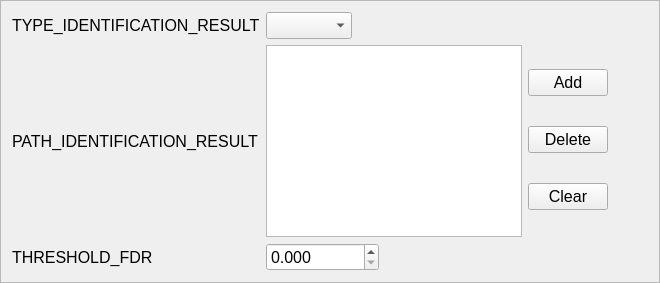
             <widget class="QFrame" name="frame_4">
              <property name="sizePolicy">
               <sizepolicy hsizetype="Minimum" vsizetype="Fixed">
                <horstretch>0</horstretch>
                <verstretch>0</verstretch>
               </sizepolicy>
              </property>
              <property name="font">
               <font>
                <pointsize>12</pointsize>
                <weight>50</weight>
                <bold>false</bold>
               </font>
              </property>
              <property name="frameShape">
               <enum>QFrame::StyledPanel</enum>
              </property>
              <property name="frameShadow">
               <enum>QFrame::Raised</enum>
              </property>
              <layout class="QGridLayout" name="gridLayout_5">
               <item row="0" column="0">
                <layout class="QGridLayout" name="gridLayout_6">
                 <item row="11" column="0">
                  <widget class="QLabel" name="lbl_idr_PIR">
                   <property name="text">
                    <string>PATH_IDENTIFICATION_RESULT</string>
                   </property>
                   <property name="alignment">
                    <set>Qt::AlignLeading|Qt::AlignLeft|Qt::AlignVCenter</set>
                   </property>
                  </widget>
                 </item>
                 <item row="12" column="0">
                  <widget class="QLabel" name="lbl_idr_TF">
                   <property name="text">
                    <string>THRESHOLD_FDR</string>
                   </property>
                   <property name="alignment">
                    <set>Qt::AlignLeading|Qt::AlignLeft|Qt::AlignVCenter</set>
                   </property>
                  </widget>
                 </item>
                 <item row="11" column="2">
                  <layout class="QVBoxLayout" name="verticalLayout_2">
                   <item>
                    <widget class="QPushButton" name="btn_idr_PIR_add">
                     <property name="sizePolicy">
                      <sizepolicy hsizetype="Fixed" vsizetype="Fixed">
                       <horstretch>0</horstretch>
                       <verstretch>0</verstretch>
                      </sizepolicy>
                     </property>
                     <property name="text">
                      <string>Add</string>
                     </property>
                    </widget>
                   </item>
                   <item>
                    <widget class="QPushButton" name="btn_idr_PIR_delete">
                     <property name="sizePolicy">
                      <sizepolicy hsizetype="Fixed" vsizetype="Fixed">
                       <horstretch>0</horstretch>
                       <verstretch>0</verstretch>
                      </sizepolicy>
                     </property>
                     <property name="text">
                      <string>Delete</string>
                     </property>
                    </widget>
                   </item>
                   <item>
                    <widget class="QPushButton" name="btn_idr_PIR_clear">
                     <property name="sizePolicy">
                      <sizepolicy hsizetype="Fixed" vsizetype="Fixed">
                       <horstretch>0</horstretch>
                       <verstretch>0</verstretch>
                      </sizepolicy>
                     </property>
                     <property name="text">
                      <string>Clear</string>
                     </property>
                    </widget>
                   </item>
                  </layout>
                 </item>
                 <item row="4" column="1">
                  <widget class="QComboBox" name="cbox_idr_TIR">
                   <property name="sizePolicy">
                    <sizepolicy hsizetype="Fixed" vsizetype="Fixed">
                     <horstretch>0</horstretch>
                     <verstretch>0</verstretch>
                    </sizepolicy>
                   </property>
                  </widget>
                 </item>
                 <item row="11" column="1">
                  <widget class="QListWidget" name="list_idr_PIR">
                   <property name="sizePolicy">
                    <sizepolicy hsizetype="Expanding" vsizetype="MinimumExpanding">
                     <horstretch>0</horstretch>
                     <verstretch>0</verstretch>
                    </sizepolicy>
                   </property>
                   <property name="font">
                    <font>
                     <pointsize>12</pointsize>
                    </font>
                   </property>
                  </widget>
                 </item>
                 <item row="4" column="0">
                  <widget class="QLabel" name="lbl_idr_TIR">
                   <property name="text">
                    <string>TYPE_IDENTIFICATION_RESULT</string>
                   </property>
                   <property name="alignment">
                    <set>Qt::AlignLeading|Qt::AlignLeft|Qt::AlignVCenter</set>
                   </property>
                  </widget>
                 </item>
                 <item row="12" column="1" colspan="2">
                  <widget class="QDoubleSpinBox" name="sbox_idr_TF">
                   <property name="sizePolicy">
                    <sizepolicy hsizetype="Fixed" vsizetype="Preferred">
                     <horstretch>0</horstretch>
                     <verstretch>0</verstretch>
                    </sizepolicy>
                   </property>
                   <property name="decimals">
                    <number>3</number>
                   </property>
                   <property name="minimum">
                    <double>0.000000000000000</double>
                   </property>
                   <property name="maximum">
                    <double>100000.000000000000000</double>
                   </property>
                   <property name="value">
                    <double>0.000000000000000</double>
                   </property>
                  </widget>
                 </item>
                </layout>
               </item>
               <item row="0" column="1">
                <spacer name="horizontalSpacer_5">
                 <property name="orientation">
                  <enum>Qt::Horizontal</enum>
                 </property>
                 <property name="sizeHint" stdset="0">
                  <size>
                   <width>40</width>
                   <height>20</height>
                  </size>
                 </property>
                </spacer>
               </item>
              </layout>
             </widget>
